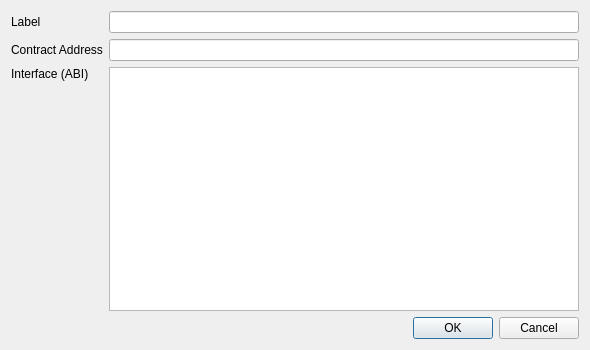
<?xml version="1.0" encoding="UTF-8"?>
<ui version="4.0">
 <class>EditContractInfoDialog</class>
 <widget class="QDialog" name="EditContractInfoDialog">
  <property name="geometry">
   <rect>
    <x>0</x>
    <y>0</y>
    <width>590</width>
    <height>350</height>
   </rect>
  </property>
  <property name="windowTitle">
   <string>Dialog</string>
  </property>
  <layout class="QVBoxLayout" name="verticalLayout">
   <item>
    <layout class="QGridLayout" name="gridLayout">
     <item row="0" column="0">
      <widget class="QLabel" name="labelName">
       <property name="text">
        <string>Label</string>
       </property>
      </widget>
     </item>
     <item row="0" column="1">
      <widget class="QLineEdit" name="labelEdit"/>
     </item>
     <item row="1" column="0">
      <widget class="QLabel" name="labelAddress">
       <property name="text">
        <string>Contract Address</string>
       </property>
      </widget>
     </item>
     <item row="1" column="1">
      <widget class="QValidatedLineEdit" name="addressEdit"/>
     </item>
     <item row="2" column="1">
      <widget class="QValidatedTextEdit" name="ABIEdit"/>
     </item>
     <item row="2" column="0">
      <layout class="QVBoxLayout" name="verticalLayout_3">
       <item>
        <widget class="QLabel" name="labelABI">
         <property name="text">
          <string>Interface (ABI)</string>
         </property>
        </widget>
       </item>
       <item>
        <spacer name="verticalSpacer">
         <property name="orientation">
          <enum>Qt::Vertical</enum>
         </property>
         <property name="sizeHint" stdset="0">
          <size>
           <width>20</width>
           <height>40</height>
          </size>
         </property>
        </spacer>
       </item>
      </layout>
     </item>
    </layout>
   </item>
   <item>
    <widget class="QDialogButtonBox" name="buttonBox">
     <property name="orientation">
      <enum>Qt::Horizontal</enum>
     </property>
     <property name="standardButtons">
      <set>QDialogButtonBox::Cancel|QDialogButtonBox::Ok</set>
     </property>
    </widget>
   </item>
  </layout>
 </widget>
 <customwidgets>
  <customwidget>
   <class>QValidatedLineEdit</class>
   <extends>QLineEdit</extends>
   <header>qvalidatedlineedit.h</header>
  </customwidget>
  <customwidget>
   <class>QValidatedTextEdit</class>
   <extends>QTextEdit</extends>
   <header>qvalidatedtextedit.h</header>
  </customwidget>
 </customwidgets>
 <resources/>
 <connections>
  <connection>
   <sender>buttonBox</sender>
   <signal>accepted()</signal>
   <receiver>EditContractInfoDialog</receiver>
   <slot>accept()</slot>
   <hints>
    <hint type="sourcelabel">
     <x>248</x>
     <y>254</y>
    </hint>
    <hint type="destinationlabel">
     <x>157</x>
     <y>274</y>
    </hint>
   </hints>
  </connection>
  <connection>
   <sender>buttonBox</sender>
   <signal>rejected()</signal>
   <receiver>EditContractInfoDialog</receiver>
   <slot>reject()</slot>
   <hints>
    <hint type="sourcelabel">
     <x>316</x>
     <y>260</y>
    </hint>
    <hint type="destinationlabel">
     <x>286</x>
     <y>274</y>
    </hint>
   </hints>
  </connection>
 </connections>
</ui>
